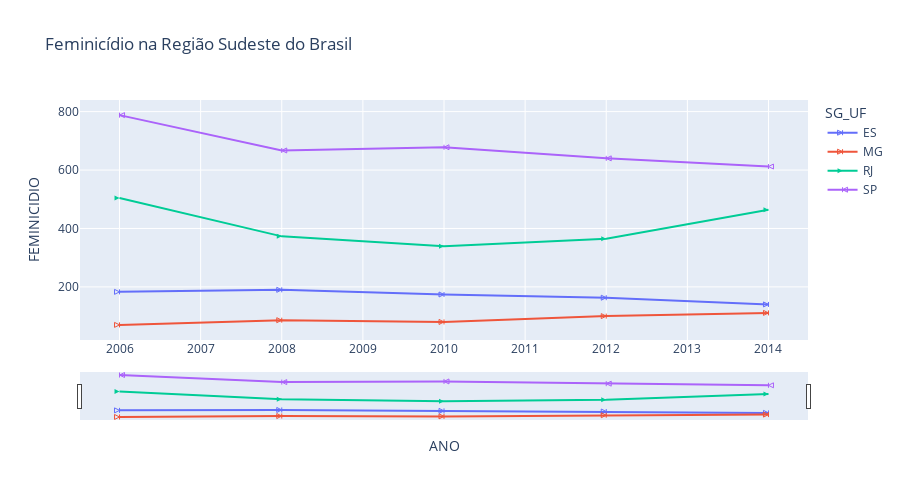

The code cell stored with this chart in its notebook:
### Code cell
# Criando um gráfico de área
import plotly.express as px
fig = px.line(fem_sudeste, 
              x="ANO", 
              y="FEMINICIDIO", 
              color='SG_UF', 
              height=500,
              title='Feminicídio na Região Sudeste do Brasil')

raw_symbols = SymbolValidator().values
# Take only the string values which are in this order.
symbols_names = raw_symbols[::-2]
markers = cycle(symbols_names)

fig.update_traces(mode='lines+markers')
for d in fig.data:
    d.marker.symbol = next(markers)
    d.marker.size = 5


fig.update_layout(xaxis_rangeslider_visible=True)
fig.show()

### Figure 1 — Plotly figure (JSON) as saved in the notebook; plotly's stock layout.template omitted (floating-point values rounded to 4 significant figures)
{"data": [{"hovertemplate": "SG_UF=ES<br>ANO=%{x}<br>FEMINICIDIO=%{y}<extra></extra>", "legendgroup": "ES", "line": {"color": "#636efa", "dash": "solid"}, "marker": {"size": 5, "symbol": "arrow-bar-right-open"}, "mode": "lines+markers", "name": "ES", "orientation": "v", "showlegend": true, "type": "scatter", "x": [2006, 2008, 2010, 2012, 2014], "xaxis": "x", "y": [183, 190, 174, 163, 140], "yaxis": "y"}, {"hovertemplate": "SG_UF=MG<br>ANO=%{x}<br>FEMINICIDIO=%{y}<extra></extra>", "legendgroup": "MG", "line": {"color": "#EF553B", "dash": "solid"}, "marker": {"size": 5, "symbol": 152}, "mode": "lines+markers", "name": "MG", "orientation": "v", "showlegend": true, "type": "scatter", "x": [2006, 2008, 2010, 2012, 2014], "xaxis": "x", "y": [70, 86, 80, 100, 111], "yaxis": "y"}, {"hovertemplate": "SG_UF=RJ<br>ANO=%{x}<br>FEMINICIDIO=%{y}<extra></extra>", "legendgroup": "RJ", "line": {"color": "#00cc96", "dash": "solid"}, "marker": {"size": 5, "symbol": "52"}, "mode": "lines+markers", "name": "RJ", "orientation": "v", "showlegend": true, "type": "scatter", "x": [2006, 2008, 2010, 2012, 2014], "xaxis": "x", "y": [504, 373, 339, 365, 464], "yaxis": "y"}, {"hovertemplate": "SG_UF=SP<br>ANO=%{x}<br>FEMINICIDIO=%{y}<extra></extra>", "legendgroup": "SP", "line": {"color": "#ab63fa", "dash": "solid"}, "marker": {"size": 5, "symbol": "arrow-bar-left-open"}, "mode": "lines+markers", "name": "SP", "orientation": "v", "showlegend": true, "type": "scatter", "x": [2006, 2008, 2010, 2012, 2014], "xaxis": "x", "y": [788, 667, 678, 640, 612], "yaxis": "y"}], "layout": {"height": 500, "legend": {"title": {"text": "SG_UF"}, "tracegroupgap": 0}, "title": {"text": "Feminicídio na Região Sudeste do Brasil"}, "xaxis": {"anchor": "y", "domain": [0, 1], "rangeslider": {"visible": true}, "title": {"text": "ANO"}}, "yaxis": {"anchor": "x", "domain": [0, 1], "title": {"text": "FEMINICIDIO"}}}}
